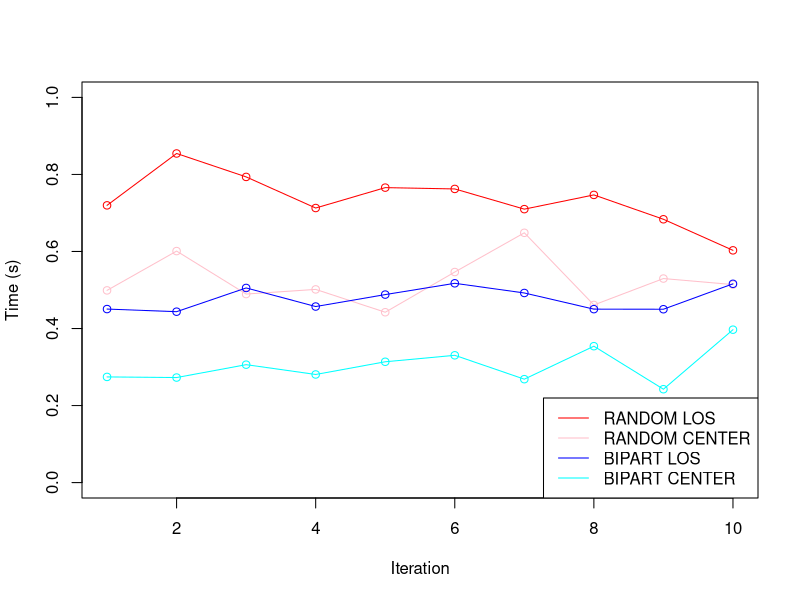

Write R code to recreate this figure.
#! /usr/bin/env Rscript

data = read.table('data/result.dat', header=T)
#data

data.rand = data[data$BENCH=="random",]
data.rand.los = data.rand[data.rand$PLACEMENT=="los",]
data.rand.center = data.rand[data.rand$PLACEMENT=="center",]

data.bi = data[data$BENCH=="bipartite",]
data.bi.los = data.bi[data.bi$PLACEMENT=="los",]
data.bi.center = data.bi[data.bi$PLACEMENT=="center",]

png("plots/sim.png")

plot(data.rand.los$ITER,data.rand.los$VAL,ylim=c(0,1),type='n',ylab="Time (s)",xlab="Iteration")
lines(data.rand.los$ITER,data.rand.los$VAL,col="red")
points(data.rand.los$ITER,data.rand.los$VAL,col="red")
lines(data.rand.center$ITER,data.rand.center$VAL,col="pink")
points(data.rand.center$ITER,data.rand.center$VAL,col="pink")
lines(data.bi.los$ITER,data.bi.los$VAL,col="blue")
points(data.bi.los$ITER,data.bi.los$VAL,col="blue")
lines(data.bi.center$ITER,data.bi.center$VAL,col="cyan")
points(data.bi.center$ITER,data.bi.center$VAL,col="cyan")
legend("bottomright",legend=c("RANDOM LOS","RANDOM CENTER","BIPART LOS","BIPART CENTER"),col=c("red","pink","blue","cyan"),lt=1)
dev.off()
